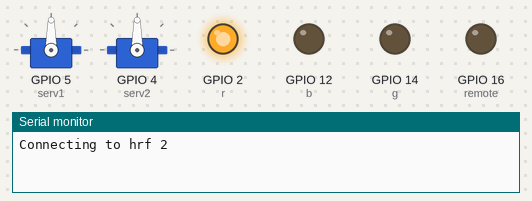
This sketch was run on a simulated ESP8266 (NodeMCU). On the bench: 2 × servo, output pins drawn as LEDs (lit = HIGH), the last lines printed to the serial monitor. WiFi joins after 1.5 s; servers stay silent unless stated.

Above: at 0.1 s.
At 1.8 s:
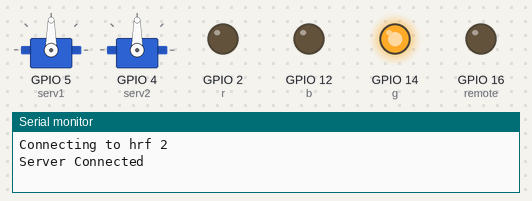
Timing chart, 0 to 3.3 s (numbered marks = the images above):
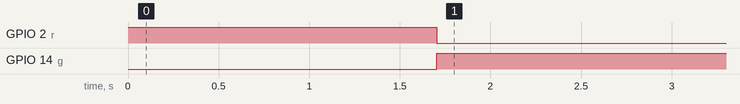

The sketch:

NodeMcuFinal1.ino
```cpp
#include <ESP8266WiFi.h>
#include <Servo.h>
#define SERIAL_LOG

WiFiClient server;
Servo myservo1;
Servo myservo2;
int r = 2;//D4
int g = 14;//D5
int b = 12;//D6
int remote = 16;//D0
int serv1 = 5;//D1
int serv2 = 4;//D2
int pos = 0;
const char* ssid     = "hrf 2";
const char* password = "12345678";
const char* host = "5.160.71.117";
const int port = 2000;
int timer = 0;
bool ConnectWifi = false;
bool connectServer = false;
String SN = "11112";
String ServerMessage = "";

void setup() {
  myservo1.attach(serv1);
  myservo2.attach(serv2);
  pinMode(r,OUTPUT);
  pinMode(g,OUTPUT);
  pinMode(b,OUTPUT);
  //pinMode(7,OUTPUT);
  pinMode(remote,OUTPUT);
  Serial.begin(115200);
  Serial.setTimeout(1);
  lightControl('r');
  WiFi.begin(ssid, password);

  #ifdef SERIAL_LOG
  Serial.print("\nConnecting to "); Serial.println(ssid);
  #endif
  uint8_t i = 0;
  while (WiFi.status() != WL_CONNECTED && i++ < 20) delay(500);
  if(i == 21){
    #ifdef SERIAL_LOG
    Serial.print("Could not connect to"); Serial.println(ssid);
    #endif
    while(1) delay(500);
  }
}

void loop() {
  if(!server.connect(host, port)){
    #ifdef SERIAL_LOG
      Serial.println("connection failed");
      lightControl('r');
      delay(5000);
    #endif
    return;
    }

    #ifdef SERIAL_LOG
    if(server.connected()){
        Serial.println("Server Connected");
        lightControl('g');
        String SNOfArduino = "{\"SN\":\""+SN+"\"}";
        server.print(SNOfArduino);
    }
    #endif
    while(server.connected()){

     if (server.available()) {
       ServerMessage = "";
       while(server.available()){
        char c = server.read();
        ServerMessage += c;
        Serial.print(c);
       }
       if(ServerMessage.indexOf("moto")!=-1){
        for (pos = 0; pos <= 120; pos += 1) { // goes from 0 degrees to 180 degrees
          myservo1.write(pos);              // tell servo to go to position in variable 'pos'
          delay(15);                       // waits 15ms for the servo to reach the position
        }
        for (pos = 120; pos >= 10; pos -= 1) { // goes from 0 degrees to 180 degrees
          myservo2.write(pos);              // tell servo to go to position in variable 'pos'
          delay(15);                       // waits 15ms for the servo to reach the position
        }
        String OpenDoor = "{\"status\":\"OK\"}";//{"status":"OK"}
        server.print(OpenDoor);
       }
       else if(ServerMessage.indexOf("Remo") != -1||ServerMessage.indexOf("moted") != -1){
        digitalWrite(remote,1);
        delay(200);
        digitalWrite(remote,0);
      }
    }
    //Send messages to server
    //Envia as menssagens para o client
    bool message_available = (Serial.available() > 0);
    String message;
    if (message_available) {
        delay(200);
        message = Serial.readStringUntil('\n');
        server.print(message);
    }
  }
    //End of while means client is disconnected
    //Fim do while quer dizer que o server caiu
  #ifdef SERIAL_LOG
    Serial.println("Server Down");
  #endif
}


void lightControl(char light){
  if(light == 'g'){
    digitalWrite(r,0);
    digitalWrite(g,1);
    digitalWrite(b,0);
  }
  else if(light == 'r'){
    digitalWrite(r,1);
    digitalWrite(g,0);
    digitalWrite(b,0);
  }
  else{
    digitalWrite(b,1);
    digitalWrite(r,0);
    digitalWrite(g,0);
  }
};
```

Measured:
- by itself, GPIO 2 (r): HIGH → LOW at 1.7 s
- by itself, GPIO 14 (g): LOW → HIGH at 1.7 s
